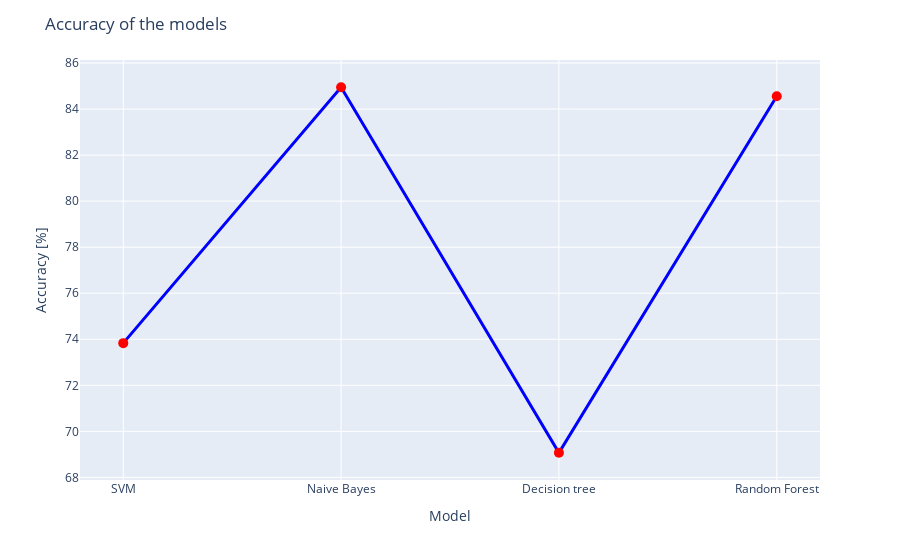

The notebook cell saved with this chart:
### Code cell
fig = px.scatter(result_df, x='name', y=['accuracy'])

fig.update_traces(
    name='sample 1',
    mode='markers+lines',
    error_y=dict(color='black', width=5, thickness=1),
    marker=dict(color='red', size=10),
    line=dict(color='blue', width=3),
    showlegend=False
)

fig.update_layout(
    yaxis_title='Accuracy [%]',
    xaxis_title='Model',
    title='Accuracy of the models',
    hovermode="y"
)
fig.show()

### Figure 1 — Plotly figure (JSON) as saved in the notebook; plotly's stock layout.template omitted (floating-point values rounded to 4 significant figures)
{"data": [{"error_y": {"color": "black", "thickness": 1, "width": 5}, "hovertemplate": "variable=accuracy<br>name=%{x}<br>value=%{y}<extra></extra>", "legendgroup": "accuracy", "line": {"color": "blue", "width": 3}, "marker": {"color": "red", "size": 10, "symbol": "circle"}, "mode": "markers+lines", "name": "sample 1", "orientation": "v", "showlegend": false, "type": "scatter", "x": ["SVM", "Naive Bayes", "Decision tree", "Random Forest"], "xaxis": "x", "y": [73.83, 84.95, 69.07, 84.55], "yaxis": "y"}], "layout": {"hovermode": "y", "legend": {"title": {"text": "variable"}, "tracegroupgap": 0}, "margin": {"t": 60}, "title": {"text": "Accuracy of the models"}, "xaxis": {"anchor": "y", "domain": [0, 1], "title": {"text": "Model"}}, "yaxis": {"anchor": "x", "domain": [0, 1], "title": {"text": "Accuracy [%]"}}}}
